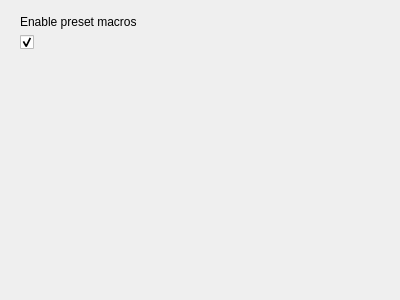
<?xml version="1.0" encoding="UTF-8"?>
<ui version="4.0">
 <class>RecordSettingsPage</class>
 <widget class="QWidget" name="RecordSettingsPage">
  <property name="geometry">
   <rect>
    <x>0</x>
    <y>0</y>
    <width>400</width>
    <height>300</height>
   </rect>
  </property>
  <property name="windowTitle">
   <string>Form</string>
  </property>
  <layout class="QVBoxLayout" name="verticalLayout">
   <property name="leftMargin">
    <number>20</number>
   </property>
   <property name="topMargin">
    <number>15</number>
   </property>
   <property name="rightMargin">
    <number>20</number>
   </property>
   <property name="bottomMargin">
    <number>15</number>
   </property>
   <item>
    <widget class="QLabel" name="label">
     <property name="text">
      <string>Enable preset macros</string>
     </property>
    </widget>
   </item>
   <item>
    <widget class="QCheckBox" name="toggleMacros">
     <property name="text">
      <string/>
     </property>
     <property name="checked">
      <bool>true</bool>
     </property>
     <property name="ColorGroup" stdset="0">
      <string>Toggle</string>
     </property>
    </widget>
   </item>
   <item>
    <spacer name="verticalSpacer">
     <property name="orientation">
      <enum>Qt::Vertical</enum>
     </property>
     <property name="sizeHint" stdset="0">
      <size>
       <width>20</width>
       <height>225</height>
      </size>
     </property>
    </spacer>
   </item>
  </layout>
 </widget>
 <resources/>
 <connections/>
</ui>
